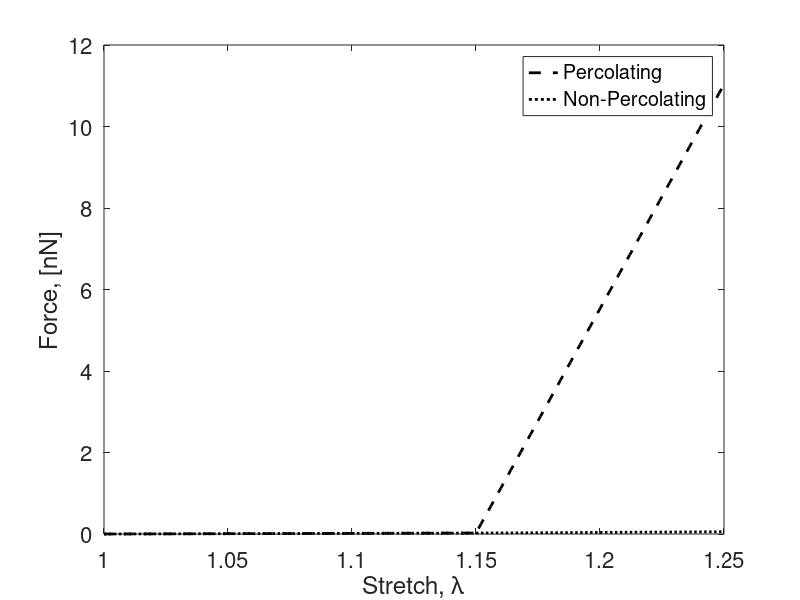

Recreate this plot in MATLAB.
%percolation test
close all
clear all

ke=1e6*pi()*10e-9^2;
kcp=7e6*pi()*100e-9^2;

kcnp=70e6*pi()*100e-9^2;

lamL=1.15;

for i=1:250
    
    lam(i) = 1+(i-1)*0.001;
    
   % nonperc collagen
   
   if lam(i) < lamL
       keq_np = ke/2;
       F_np(i) = keq_np*(lam(i)-1);
   else
       if lam(i) == lamL
           F_tr = keq_np*(lamL-1);
       end
       keq_np = 1/(1/ke+1/(ke+kcnp));
       F_np(i) = keq_np*(lam(i)-lamL)+F_tr;
   end
   
   if lam(i) < lamL
       keq_p = ke/2;
       F_p(i) = keq_p*(lam(i)-1);
   else
       keq_p = ke/2 + kcp/2;
       F_p(i) = keq_p*(lam(i)-lamL)+F_tr;
   end
   
end

figure
plot(lam,F_p.*1e9,'k--','LineWidth',2)
hold on
plot(lam,F_np.*1e9,'k:','LineWidth',2)
legend('Percolating', 'Non-Percolating')
xlabel('Stretch, \lambda')
ylabel('Force, [nN]')
set(gca,'FontSize',16)
